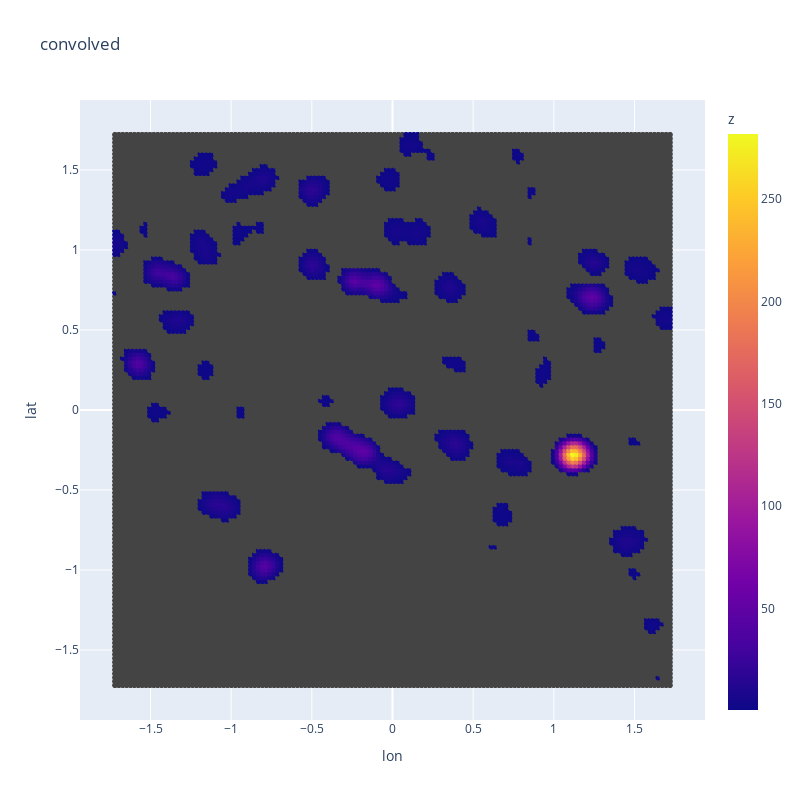

Notebook source saved alongside this figure:
### Code cell
fig = SeamountHelp.plot_xarr(rex.where(rex['z'] > 0.5), name='convolved')
# fig.update_coloraxes(colorscale='PiYG')
fig.show()

### Figure 1 — Plotly figure (JSON) as saved in the notebook; plotly's stock layout.template omitted (floating-point values rounded to 4 significant figures; data arrays with more than 128 entries replaced by an {"elided": "..."} marker saying what was removed)
{"data": [{"hovertemplate": "lon=%{x}<br>lat=%{y}<br>z=%{marker.color}<extra></extra>", "legendgroup": "", "marker": {"color": {"elided": "20736 float values"}, "coloraxis": "coloraxis", "symbol": "circle"}, "mode": "markers", "name": "", "showlegend": false, "type": "scattergl", "x": {"elided": "20736 float values"}, "xaxis": "x", "y": {"elided": "20736 float values"}, "yaxis": "y"}], "layout": {"coloraxis": {"colorbar": {"title": {"text": "z"}}, "colorscale": [[0, "#0d0887"], [0.1111, "#46039f"], [0.2222, "#7201a8"], [0.3333, "#9c179e"], [0.4444, "#bd3786"], [0.5556, "#d8576b"], [0.6667, "#ed7953"], [0.7778, "#fb9f3a"], [0.8889, "#fdca26"], [1, "#f0f921"]]}, "height": 800, "legend": {"tracegroupgap": 0}, "title": {"text": "convolved"}, "width": 800, "xaxis": {"anchor": "y", "autorange": true, "domain": [0, 1], "title": {"text": "lon"}, "type": "linear"}, "yaxis": {"anchor": "x", "autorange": true, "domain": [0, 1], "title": {"text": "lat"}, "type": "linear"}}}
